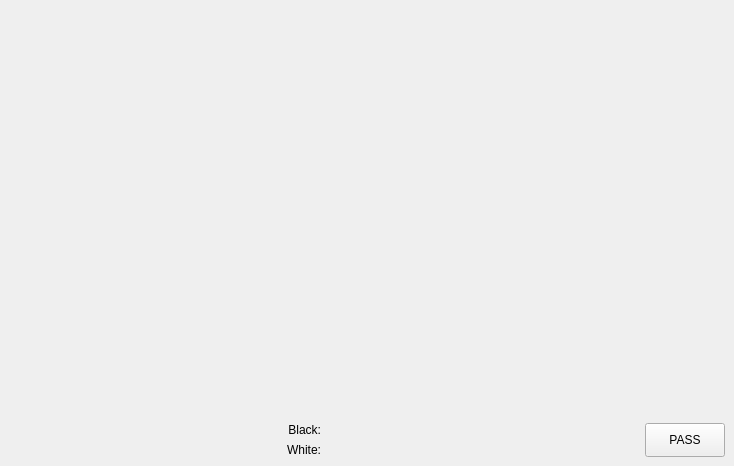
<?xml version="1.0" encoding="UTF-8"?>
<ui version="4.0">
 <class>MainWindow</class>
 <widget class="QMainWindow" name="MainWindow">
  <property name="geometry">
   <rect>
    <x>0</x>
    <y>0</y>
    <width>734</width>
    <height>466</height>
   </rect>
  </property>
  <property name="windowTitle">
   <string>Reversi</string>
  </property>
  <widget class="QWidget" name="centralwidget">
   <layout class="QVBoxLayout" name="verticalLayout_2">
    <item>
     <widget class="ReversiWidget" name="widget" native="true">
      <property name="sizePolicy">
       <sizepolicy hsizetype="Expanding" vsizetype="Expanding">
        <horstretch>1</horstretch>
        <verstretch>1</verstretch>
       </sizepolicy>
      </property>
     </widget>
    </item>
    <item>
     <layout class="QHBoxLayout" name="horizontalLayout_3" stretch="1,0">
      <item>
       <layout class="QVBoxLayout" name="verticalLayout">
        <item>
         <layout class="QHBoxLayout" name="horizontalLayout">
          <item>
           <widget class="QLabel" name="blackLabel">
            <property name="text">
             <string>Black:</string>
            </property>
            <property name="alignment">
             <set>Qt::AlignRight|Qt::AlignTrailing|Qt::AlignVCenter</set>
            </property>
           </widget>
          </item>
          <item>
           <widget class="QLabel" name="blackPoints">
            <property name="text">
             <string/>
            </property>
           </widget>
          </item>
         </layout>
        </item>
        <item>
         <layout class="QHBoxLayout" name="horizontalLayout_2">
          <item>
           <widget class="QLabel" name="whiteLabel">
            <property name="text">
             <string>White:</string>
            </property>
            <property name="alignment">
             <set>Qt::AlignRight|Qt::AlignTrailing|Qt::AlignVCenter</set>
            </property>
           </widget>
          </item>
          <item>
           <widget class="QLabel" name="whitePoints">
            <property name="text">
             <string/>
            </property>
           </widget>
          </item>
         </layout>
        </item>
       </layout>
      </item>
      <item>
       <widget class="QPushButton" name="passButton">
        <property name="sizePolicy">
         <sizepolicy hsizetype="Minimum" vsizetype="Minimum">
          <horstretch>0</horstretch>
          <verstretch>0</verstretch>
         </sizepolicy>
        </property>
        <property name="text">
         <string>PASS</string>
        </property>
       </widget>
      </item>
     </layout>
    </item>
   </layout>
  </widget>
 </widget>
 <customwidgets>
  <customwidget>
   <class>ReversiWidget</class>
   <extends>QWidget</extends>
   <header>ReversiWidget.h</header>
   <container>1</container>
  </customwidget>
 </customwidgets>
 <resources/>
 <connections/>
</ui>
